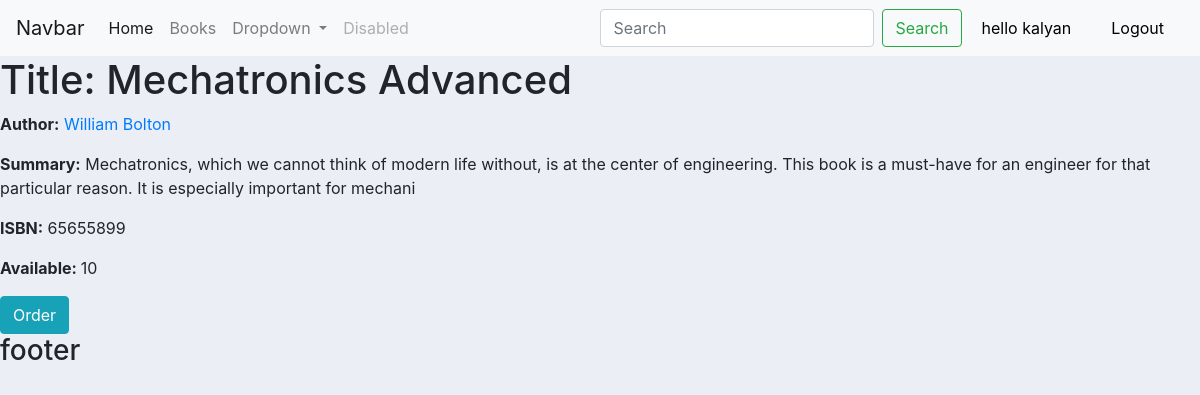
/book/9 (signed in), run on the app's committed database.
### library/models.py (models this page shows, shortened)
class Book(models.Model):
    isbn_num = models.CharField("ISBN", max_length=20, help_text='13 Character <a href="https://www.isbn-international.org/content/what-isbn">ISBN number</a>')
    title = models.CharField(max_length=100, null=True)
    author = models.ForeignKey(Author,  on_delete=models.SET_NULL, null=True)
    summary = models.CharField(max_length=200, null=True, blank=True)
    main_category = models.ForeignKey(BookMainCategory, on_delete=models.CASCADE, null=True)
    sub_category = models.ForeignKey(BookSubCategory, on_delete=models.CASCADE, null=True)
    book_count = models.IntegerField(null=False, default=0)

class Author(models.Model):
    name = models.CharField(max_length=200, null=True)
    def __str__(self):
        return self.name

### library/views.py (the view)
# urls.py: path('book/<int:pk>', views.book_detail_view, name="book-detail"),
@login_required(login_url="login")
def book_detail_view(request, pk):
    book = get_object_or_404(Book, pk=pk)
    return render(request, 'book_detail.html', context={'book': book})

### library/templates/book_detail.html (shortened to what this page needs)
{% extends "main.html" %}
{% block content %}
<body>
  <h1>Title: {{ book.title }}</h1>
  <div >
  <p><strong>Author:</strong> <a href="">{{ book.author }}</a></p>
  <p><strong>Summary:</strong> {{ book.summary }}</p>
  <p><strong>ISBN:</strong> {{ book.isbn_num }}</p>
</div>
  <div>
    {% if book.book_count > 0 %}
      <p> <strong> Available: </strong> {{book.book_count}} </p>
      <button class="btn btn-info" type="button" id="{{book.title}}">Order</button>
    {% else %}
      <p>No Books available presently</p>
    {% endif %}
  </div>
  </body>
  {% endblock %}

### library/templates/nav.html (shortened to what this page needs)
<nav class="navbar navbar-expand-lg navbar-light bg-light">
  <a class="navbar-brand" href="#">Navbar</a>
  <div class="collapse navbar-collapse" id="navbarSupportedContent">
    <ul class="navbar-nav mr-auto">
      <li class="nav-item active">
        <a class="nav-link" href="{% url 'home' %}">Home <span class="sr-only">(current)</span></a>
      </li>
      <li class="nav-item">
        <a class="nav-link" href="{% url 'books' %}">Books</a>
      </li>
      <li class="nav-item dropdown">
        <a class="nav-link dropdown-toggle" href="#" id="navbarDropdown" role="button" data-toggle="dropdown" aria-haspopup="true" aria-expanded="false">
          Dropdown
        </a>
      </li>
      <li class="nav-item">
        <a class="nav-link disabled" href="#">Disabled</a>
      </li>
    </ul>
    <form class="form-inline my-2 my-lg-0">
      <input class="form-control mr-sm-2" type="search" placeholder="Search" aria-label="Search">
      <button class="btn btn-outline-success my-2 my-sm-0" type="submit">Search</button>
    </form>
  <span class="hellowuser"> hello {{request.user}} </span>
	<a class="hellowuser" href="{% url 'logout' %}"> Logout </a>
  </div>
</nav>

### static/css/main.css (style rules this page uses)
body { background-color: #ebeff5; }
.hellowuser { color: white; }

### library/templates/nav.html (style rules this page uses)
.hellowuser { color: black; margin-right: 20px; margin-left: 20px; }

### data on the page
Book: title "Mechatronics Advanced", author "William Bolton", summary "Mechatronics, which we cannot think of modern life without, is at the center of engineering. This book is a must-have for an engineer for that particular reason. It is especially important for mechani", isbn_num "65655899", book_count "10"

### other printed values
{{ request.user }} "kalyan"
